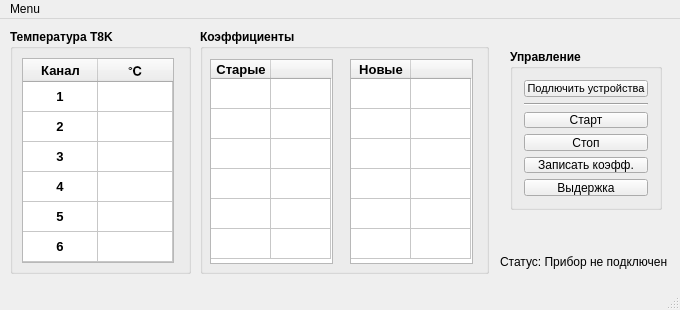
<?xml version="1.0" encoding="UTF-8"?>
<ui version="4.0">
 <class>MainWindow</class>
 <widget class="QMainWindow" name="MainWindow">
  <property name="geometry">
   <rect>
    <x>0</x>
    <y>0</y>
    <width>680</width>
    <height>310</height>
   </rect>
  </property>
  <property name="minimumSize">
   <size>
    <width>680</width>
    <height>310</height>
   </size>
  </property>
  <property name="windowTitle">
   <string>MainWindow</string>
  </property>
  <widget class="QWidget" name="centralWidget">
   <widget class="QGroupBox" name="groupBox">
    <property name="geometry">
     <rect>
      <x>200</x>
      <y>10</y>
      <width>289</width>
      <height>245</height>
     </rect>
    </property>
    <property name="font">
     <font>
      <pointsize>9</pointsize>
      <weight>75</weight>
      <bold>true</bold>
     </font>
    </property>
    <property name="title">
     <string>Коэффициенты</string>
    </property>
    <widget class="QTableWidget" name="tableWidgetOldCoef">
     <property name="geometry">
      <rect>
       <x>10</x>
       <y>30</y>
       <width>123</width>
       <height>205</height>
      </rect>
     </property>
     <property name="font">
      <font>
       <pointsize>10</pointsize>
      </font>
     </property>
     <property name="editTriggers">
      <set>QAbstractItemView::NoEditTriggers</set>
     </property>
     <property name="textElideMode">
      <enum>Qt::ElideRight</enum>
     </property>
     <property name="showGrid">
      <bool>true</bool>
     </property>
     <property name="cornerButtonEnabled">
      <bool>true</bool>
     </property>
     <attribute name="horizontalHeaderDefaultSectionSize">
      <number>60</number>
     </attribute>
     <attribute name="horizontalHeaderShowSortIndicator" stdset="0">
      <bool>false</bool>
     </attribute>
     <attribute name="verticalHeaderVisible">
      <bool>false</bool>
     </attribute>
     <attribute name="verticalHeaderShowSortIndicator" stdset="0">
      <bool>false</bool>
     </attribute>
     <row>
      <property name="text">
       <string/>
      </property>
     </row>
     <row>
      <property name="text">
       <string/>
      </property>
     </row>
     <row>
      <property name="text">
       <string/>
      </property>
     </row>
     <row>
      <property name="text">
       <string/>
      </property>
     </row>
     <row>
      <property name="text">
       <string/>
      </property>
     </row>
     <row>
      <property name="text">
       <string/>
      </property>
     </row>
     <column>
      <property name="text">
       <string>Старые</string>
      </property>
      <property name="textAlignment">
       <set>AlignCenter</set>
      </property>
     </column>
     <column>
      <property name="text">
       <string/>
      </property>
     </column>
    </widget>
    <widget class="QTableWidget" name="tableWidgetNewCoef">
     <property name="geometry">
      <rect>
       <x>150</x>
       <y>30</y>
       <width>123</width>
       <height>205</height>
      </rect>
     </property>
     <property name="font">
      <font>
       <pointsize>10</pointsize>
      </font>
     </property>
     <property name="editTriggers">
      <set>QAbstractItemView::DoubleClicked</set>
     </property>
     <property name="columnCount">
      <number>2</number>
     </property>
     <attribute name="horizontalHeaderDefaultSectionSize">
      <number>60</number>
     </attribute>
     <attribute name="verticalHeaderVisible">
      <bool>false</bool>
     </attribute>
     <row>
      <property name="text">
       <string/>
      </property>
     </row>
     <row>
      <property name="text">
       <string/>
      </property>
     </row>
     <row>
      <property name="text">
       <string/>
      </property>
     </row>
     <row>
      <property name="text">
       <string/>
      </property>
     </row>
     <row>
      <property name="text">
       <string/>
      </property>
     </row>
     <row>
      <property name="text">
       <string/>
      </property>
     </row>
     <column>
      <property name="text">
       <string>Новые</string>
      </property>
      <property name="textAlignment">
       <set>AlignCenter</set>
      </property>
     </column>
     <column>
      <property name="text">
       <string/>
      </property>
      <property name="textAlignment">
       <set>AlignCenter</set>
      </property>
     </column>
    </widget>
   </widget>
   <widget class="QGroupBox" name="groupBoxMeasuredTemp">
    <property name="geometry">
     <rect>
      <x>10</x>
      <y>10</y>
      <width>181</width>
      <height>245</height>
     </rect>
    </property>
    <property name="font">
     <font>
      <pointsize>9</pointsize>
      <weight>75</weight>
      <bold>true</bold>
     </font>
    </property>
    <property name="title">
     <string>Температура T8K</string>
    </property>
    <widget class="QTableWidget" name="tableWidgetMeasuredTemp">
     <property name="geometry">
      <rect>
       <x>12</x>
       <y>29</y>
       <width>152</width>
       <height>205</height>
      </rect>
     </property>
     <property name="font">
      <font>
       <pointsize>10</pointsize>
      </font>
     </property>
     <property name="midLineWidth">
      <number>0</number>
     </property>
     <property name="autoScrollMargin">
      <number>16</number>
     </property>
     <property name="editTriggers">
      <set>QAbstractItemView::NoEditTriggers</set>
     </property>
     <attribute name="horizontalHeaderDefaultSectionSize">
      <number>75</number>
     </attribute>
     <attribute name="horizontalHeaderMinimumSectionSize">
      <number>75</number>
     </attribute>
     <attribute name="verticalHeaderVisible">
      <bool>false</bool>
     </attribute>
     <attribute name="verticalHeaderHighlightSections">
      <bool>true</bool>
     </attribute>
     <row>
      <property name="text">
       <string/>
      </property>
     </row>
     <row>
      <property name="text">
       <string/>
      </property>
     </row>
     <row>
      <property name="text">
       <string/>
      </property>
     </row>
     <row>
      <property name="text">
       <string/>
      </property>
     </row>
     <row>
      <property name="text">
       <string/>
      </property>
     </row>
     <row>
      <property name="text">
       <string/>
      </property>
     </row>
     <column>
      <property name="text">
       <string>Канал</string>
      </property>
      <property name="textAlignment">
       <set>AlignCenter</set>
      </property>
     </column>
     <column>
      <property name="text">
       <string>℃</string>
      </property>
      <property name="textAlignment">
       <set>AlignCenter</set>
      </property>
     </column>
     <item row="0" column="0">
      <property name="text">
       <string>1</string>
      </property>
      <property name="textAlignment">
       <set>AlignCenter</set>
      </property>
     </item>
     <item row="1" column="0">
      <property name="text">
       <string>2</string>
      </property>
      <property name="textAlignment">
       <set>AlignCenter</set>
      </property>
     </item>
     <item row="2" column="0">
      <property name="text">
       <string>3</string>
      </property>
      <property name="textAlignment">
       <set>AlignCenter</set>
      </property>
     </item>
     <item row="3" column="0">
      <property name="text">
       <string>4</string>
      </property>
      <property name="textAlignment">
       <set>AlignCenter</set>
      </property>
     </item>
     <item row="4" column="0">
      <property name="text">
       <string>5</string>
      </property>
      <property name="textAlignment">
       <set>AlignCenter</set>
      </property>
     </item>
     <item row="5" column="0">
      <property name="text">
       <string>6</string>
      </property>
      <property name="textAlignment">
       <set>AlignCenter</set>
      </property>
     </item>
    </widget>
   </widget>
   <widget class="QGroupBox" name="groupBox_2">
    <property name="geometry">
     <rect>
      <x>510</x>
      <y>30</y>
      <width>152</width>
      <height>161</height>
     </rect>
    </property>
    <property name="font">
     <font>
      <pointsize>9</pointsize>
      <weight>75</weight>
      <bold>true</bold>
     </font>
    </property>
    <property name="title">
     <string>Управление</string>
    </property>
    <layout class="QVBoxLayout" name="verticalLayout">
     <item>
      <widget class="QPushButton" name="pushButtonConnect">
       <property name="font">
        <font>
         <pointsize>8</pointsize>
         <weight>50</weight>
         <bold>false</bold>
        </font>
       </property>
       <property name="text">
        <string>Подлючить устройства</string>
       </property>
      </widget>
     </item>
     <item>
      <widget class="Line" name="line">
       <property name="orientation">
        <enum>Qt::Horizontal</enum>
       </property>
      </widget>
     </item>
     <item>
      <widget class="QPushButton" name="pushButtonStart">
       <property name="font">
        <font>
         <pointsize>9</pointsize>
         <weight>50</weight>
         <bold>false</bold>
        </font>
       </property>
       <property name="text">
        <string>Старт</string>
       </property>
      </widget>
     </item>
     <item>
      <widget class="QPushButton" name="pushButtonStop">
       <property name="font">
        <font>
         <pointsize>9</pointsize>
         <weight>50</weight>
         <bold>false</bold>
        </font>
       </property>
       <property name="text">
        <string>Стоп</string>
       </property>
      </widget>
     </item>
     <item>
      <widget class="QPushButton" name="pushButtonWrite">
       <property name="font">
        <font>
         <weight>50</weight>
         <bold>false</bold>
        </font>
       </property>
       <property name="text">
        <string>Записать коэфф.</string>
       </property>
      </widget>
     </item>
     <item>
      <widget class="QPushButton" name="pushButtonExcerpt">
       <property name="font">
        <font>
         <weight>50</weight>
         <bold>false</bold>
        </font>
       </property>
       <property name="text">
        <string>Выдержка</string>
       </property>
      </widget>
     </item>
    </layout>
   </widget>
   <widget class="QLabel" name="labelStatus">
    <property name="geometry">
     <rect>
      <x>500</x>
      <y>230</y>
      <width>181</width>
      <height>25</height>
     </rect>
    </property>
    <property name="font">
     <font>
      <pointsize>9</pointsize>
     </font>
    </property>
    <property name="text">
     <string>Статус: Прибор не подключен</string>
    </property>
   </widget>
  </widget>
  <widget class="QMenuBar" name="menuBar">
   <property name="geometry">
    <rect>
     <x>0</x>
     <y>0</y>
     <width>680</width>
     <height>20</height>
    </rect>
   </property>
   <widget class="QMenu" name="menuMelting_Calibrator">
    <property name="title">
     <string>Menu</string>
    </property>
   </widget>
   <addaction name="menuMelting_Calibrator"/>
  </widget>
  <widget class="QStatusBar" name="statusBar"/>
 </widget>
 <layoutdefault spacing="6" margin="11"/>
 <resources/>
 <connections/>
</ui>
